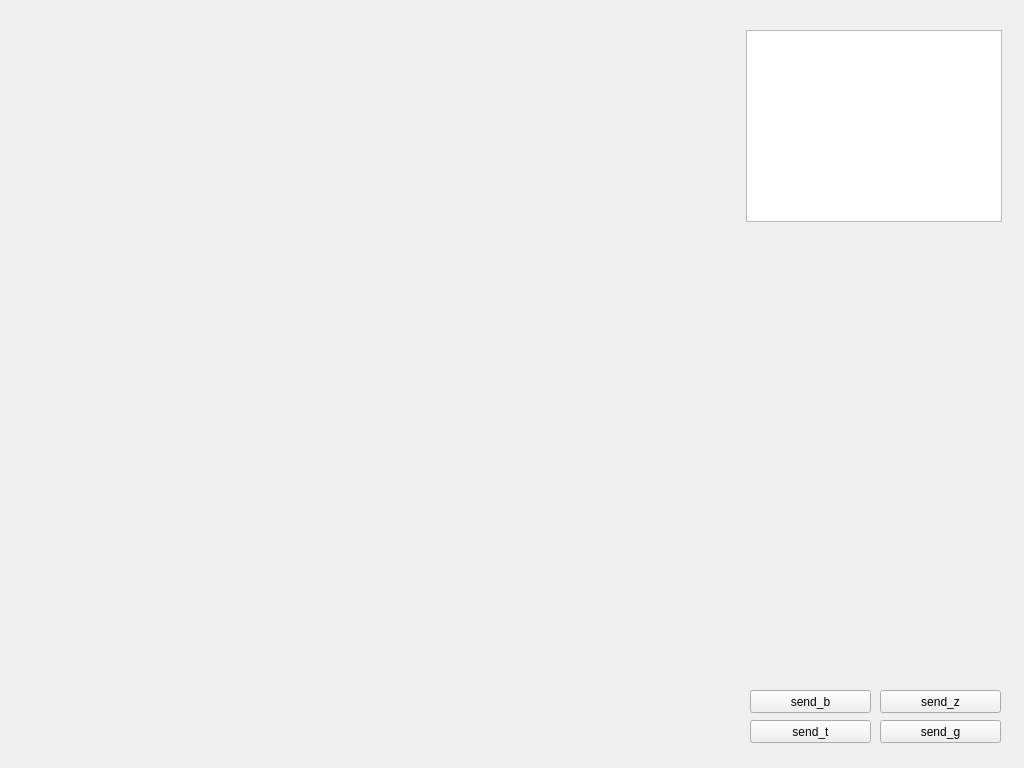
<?xml version="1.0" encoding="UTF-8"?>
<ui version="4.0">
 <class>MainWindow</class>
 <widget class="QMainWindow" name="MainWindow">
  <property name="windowModality">
   <enum>Qt::NonModal</enum>
  </property>
  <property name="geometry">
   <rect>
    <x>0</x>
    <y>0</y>
    <width>1024</width>
    <height>768</height>
   </rect>
  </property>
  <property name="sizePolicy">
   <sizepolicy hsizetype="Preferred" vsizetype="Preferred">
    <horstretch>0</horstretch>
    <verstretch>0</verstretch>
   </sizepolicy>
  </property>
  <property name="minimumSize">
   <size>
    <width>1024</width>
    <height>768</height>
   </size>
  </property>
  <property name="maximumSize">
   <size>
    <width>1024</width>
    <height>768</height>
   </size>
  </property>
  <property name="windowTitle">
   <string>Проверка изделия 9М311-1М</string>
  </property>
  <widget class="QWidget" name="centralWidget">
   <widget class="QListWidget" name="logWidget">
    <property name="geometry">
     <rect>
      <x>746</x>
      <y>30</y>
      <width>256</width>
      <height>192</height>
     </rect>
    </property>
   </widget>
   <widget class="QPushButton" name="pushButton_t">
    <property name="geometry">
     <rect>
      <x>750</x>
      <y>720</y>
      <width>121</width>
      <height>23</height>
     </rect>
    </property>
    <property name="text">
     <string>send_t</string>
    </property>
   </widget>
   <widget class="QPushButton" name="pushButton_z">
    <property name="geometry">
     <rect>
      <x>880</x>
      <y>690</y>
      <width>121</width>
      <height>23</height>
     </rect>
    </property>
    <property name="text">
     <string>send_z</string>
    </property>
   </widget>
   <widget class="QPushButton" name="pushButton_g">
    <property name="geometry">
     <rect>
      <x>880</x>
      <y>720</y>
      <width>121</width>
      <height>23</height>
     </rect>
    </property>
    <property name="text">
     <string>send_g</string>
    </property>
   </widget>
   <widget class="QPushButton" name="pushButton_b">
    <property name="geometry">
     <rect>
      <x>750</x>
      <y>690</y>
      <width>121</width>
      <height>23</height>
     </rect>
    </property>
    <property name="text">
     <string>send_b</string>
    </property>
   </widget>
  </widget>
 </widget>
 <layoutdefault spacing="6" margin="11"/>
 <resources/>
 <connections/>
</ui>
